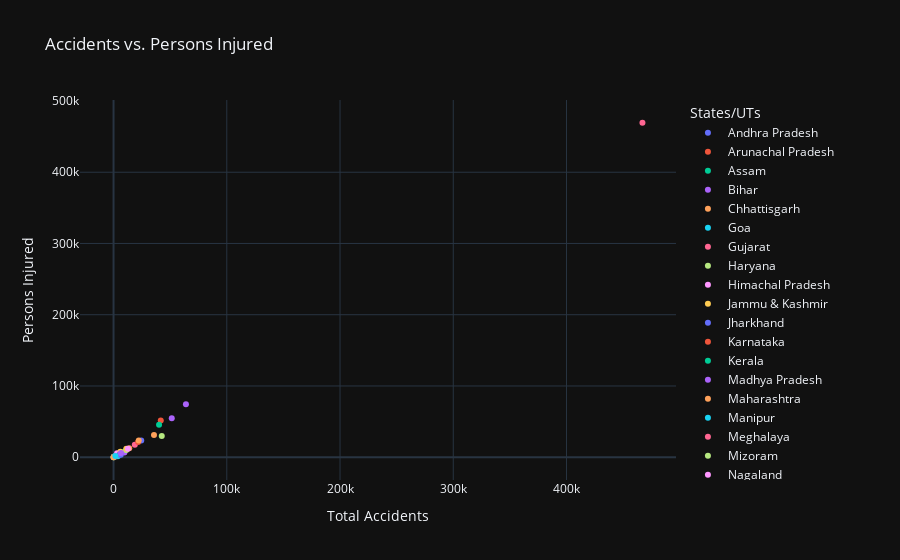

Notebook cell for this chart:
### Code cell
# Interactive Scatter plot to visualize accidents vs persons injured using plotly
fig = px.scatter(
    data,
    x='Total - Total Accidents',
    y='Total - Persons Injured - Total Injured',
    title='Accidents vs. Persons Injured',
    labels={'Total - Total Accidents': 'Total Accidents', 'Total - Persons Injured - Total Injured': 'Persons Injured'},
    color='States/UTs',
    template='plotly_dark'
)
fig.show()

### Figure 1 — Plotly figure (JSON) as saved in the notebook; plotly's stock layout.template omitted (floating-point values rounded to 4 significant figures)
{"data": [{"hovertemplate": "States/UTs=Andhra Pradesh<br>Total Accidents=%{x}<br>Persons Injured=%{y}<extra></extra>", "legendgroup": "Andhra Pradesh", "marker": {"color": "#636efa", "symbol": "circle"}, "mode": "markers", "name": "Andhra Pradesh", "orientation": "v", "showlegend": true, "type": "scatter", "x": [24475], "xaxis": "x", "y": [23456], "yaxis": "y"}, {"hovertemplate": "States/UTs=Arunachal Pradesh<br>Total Accidents=%{x}<br>Persons Injured=%{y}<extra></extra>", "legendgroup": "Arunachal Pradesh", "marker": {"color": "#EF553B", "symbol": "circle"}, "mode": "markers", "name": "Arunachal Pradesh", "orientation": "v", "showlegend": true, "type": "scatter", "x": [277], "xaxis": "x", "y": [323], "yaxis": "y"}, {"hovertemplate": "States/UTs=Assam<br>Total Accidents=%{x}<br>Persons Injured=%{y}<extra></extra>", "legendgroup": "Assam", "marker": {"color": "#00cc96", "symbol": "circle"}, "mode": "markers", "name": "Assam", "orientation": "v", "showlegend": true, "type": "scatter", "x": [8248], "xaxis": "x", "y": [7375], "yaxis": "y"}, {"hovertemplate": "States/UTs=Bihar<br>Total Accidents=%{x}<br>Persons Injured=%{y}<extra></extra>", "legendgroup": "Bihar", "marker": {"color": "#ab63fa", "symbol": "circle"}, "mode": "markers", "name": "Bihar", "orientation": "v", "showlegend": true, "type": "scatter", "x": [9600], "xaxis": "x", "y": [6679], "yaxis": "y"}, {"hovertemplate": "States/UTs=Chhattisgarh<br>Total Accidents=%{x}<br>Persons Injured=%{y}<extra></extra>", "legendgroup": "Chhattisgarh", "marker": {"color": "#FFA15A", "symbol": "circle"}, "mode": "markers", "name": "Chhattisgarh", "orientation": "v", "showlegend": true, "type": "scatter", "x": [13864], "xaxis": "x", "y": [12715], "yaxis": "y"}, {"hovertemplate": "States/UTs=Goa<br>Total Accidents=%{x}<br>Persons Injured=%{y}<extra></extra>", "legendgroup": "Goa", "marker": {"color": "#19d3f3", "symbol": "circle"}, "mode": "markers", "name": "Goa", "orientation": "v", "showlegend": true, "type": "scatter", "x": [3709], "xaxis": "x", "y": [1549], "yaxis": "y"}, {"hovertemplate": "States/UTs=Gujarat<br>Total Accidents=%{x}<br>Persons Injured=%{y}<extra></extra>", "legendgroup": "Gujarat", "marker": {"color": "#FF6692", "symbol": "circle"}, "mode": "markers", "name": "Gujarat", "orientation": "v", "showlegend": true, "type": "scatter", "x": [18769], "xaxis": "x", "y": [17467], "yaxis": "y"}, {"hovertemplate": "States/UTs=Haryana<br>Total Accidents=%{x}<br>Persons Injured=%{y}<extra></extra>", "legendgroup": "Haryana", "marker": {"color": "#B6E880", "symbol": "circle"}, "mode": "markers", "name": "Haryana", "orientation": "v", "showlegend": true, "type": "scatter", "x": [11238], "xaxis": "x", "y": [10020], "yaxis": "y"}, {"hovertemplate": "States/UTs=Himachal Pradesh<br>Total Accidents=%{x}<br>Persons Injured=%{y}<extra></extra>", "legendgroup": "Himachal Pradesh", "marker": {"color": "#FF97FF", "symbol": "circle"}, "mode": "markers", "name": "Himachal Pradesh", "orientation": "v", "showlegend": true, "type": "scatter", "x": [3110], "xaxis": "x", "y": [5551], "yaxis": "y"}, {"hovertemplate": "States/UTs=Jammu & Kashmir<br>Total Accidents=%{x}<br>Persons Injured=%{y}<extra></extra>", "legendgroup": "Jammu & Kashmir", "marker": {"color": "#FECB52", "symbol": "circle"}, "mode": "markers", "name": "Jammu & Kashmir", "orientation": "v", "showlegend": true, "type": "scatter", "x": [5978], "xaxis": "x", "y": [7845], "yaxis": "y"}, {"hovertemplate": "States/UTs=Jharkhand<br>Total Accidents=%{x}<br>Persons Injured=%{y}<extra></extra>", "legendgroup": "Jharkhand", "marker": {"color": "#636efa", "symbol": "circle"}, "mode": "markers", "name": "Jharkhand", "orientation": "v", "showlegend": true, "type": "scatter", "x": [5394], "xaxis": "x", "y": [3975], "yaxis": "y"}, {"hovertemplate": "States/UTs=Karnataka<br>Total Accidents=%{x}<br>Persons Injured=%{y}<extra></extra>", "legendgroup": "Karnataka", "marker": {"color": "#EF553B", "symbol": "circle"}, "mode": "markers", "name": "Karnataka", "orientation": "v", "showlegend": true, "type": "scatter", "x": [41707], "xaxis": "x", "y": [51562], "yaxis": "y"}, {"hovertemplate": "States/UTs=Kerala<br>Total Accidents=%{x}<br>Persons Injured=%{y}<extra></extra>", "legendgroup": "Kerala", "marker": {"color": "#00cc96", "symbol": "circle"}, "mode": "markers", "name": "Kerala", "orientation": "v", "showlegend": true, "type": "scatter", "x": [40181], "xaxis": "x", "y": [45458], "yaxis": "y"}, {"hovertemplate": "States/UTs=Madhya Pradesh<br>Total Accidents=%{x}<br>Persons Injured=%{y}<extra></extra>", "legendgroup": "Madhya Pradesh", "marker": {"color": "#ab63fa", "symbol": "circle"}, "mode": "markers", "name": "Madhya Pradesh", "orientation": "v", "showlegend": true, "type": "scatter", "x": [51397], "xaxis": "x", "y": [54662], "yaxis": "y"}, {"hovertemplate": "States/UTs=Maharashtra<br>Total Accidents=%{x}<br>Persons Injured=%{y}<extra></extra>", "legendgroup": "Maharashtra", "marker": {"color": "#FFA15A", "symbol": "circle"}, "mode": "markers", "name": "Maharashtra", "orientation": "v", "showlegend": true, "type": "scatter", "x": [35717], "xaxis": "x", "y": [31365], "yaxis": "y"}, {"hovertemplate": "States/UTs=Manipur<br>Total Accidents=%{x}<br>Persons Injured=%{y}<extra></extra>", "legendgroup": "Manipur", "marker": {"color": "#19d3f3", "symbol": "circle"}, "mode": "markers", "name": "Manipur", "orientation": "v", "showlegend": true, "type": "scatter", "x": [601], "xaxis": "x", "y": [1042], "yaxis": "y"}, {"hovertemplate": "States/UTs=Meghalaya<br>Total Accidents=%{x}<br>Persons Injured=%{y}<extra></extra>", "legendgroup": "Meghalaya", "marker": {"color": "#FF6692", "symbol": "circle"}, "mode": "markers", "name": "Meghalaya", "orientation": "v", "showlegend": true, "type": "scatter", "x": [399], "xaxis": "x", "y": [205], "yaxis": "y"}, {"hovertemplate": "States/UTs=Mizoram<br>Total Accidents=%{x}<br>Persons Injured=%{y}<extra></extra>", "legendgroup": "Mizoram", "marker": {"color": "#B6E880", "symbol": "circle"}, "mode": "markers", "name": "Mizoram", "orientation": "v", "showlegend": true, "type": "scatter", "x": [53], "xaxis": "x", "y": [80], "yaxis": "y"}, {"hovertemplate": "States/UTs=Nagaland<br>Total Accidents=%{x}<br>Persons Injured=%{y}<extra></extra>", "legendgroup": "Nagaland", "marker": {"color": "#FF97FF", "symbol": "circle"}, "mode": "markers", "name": "Nagaland", "orientation": "v", "showlegend": true, "type": "scatter", "x": [430], "xaxis": "x", "y": [335], "yaxis": "y"}, {"hovertemplate": "States/UTs=Odisha<br>Total Accidents=%{x}<br>Persons Injured=%{y}<extra></extra>", "legendgroup": "Odisha", "marker": {"color": "#FECB52", "symbol": "circle"}, "mode": "markers", "name": "Odisha", "orientation": "v", "showlegend": true, "type": "scatter", "x": [11262], "xaxis": "x", "y": [11794], "yaxis": "y"}, {"hovertemplate": "States/UTs=Punjab<br>Total Accidents=%{x}<br>Persons Injured=%{y}<extra></extra>", "legendgroup": "Punjab", "marker": {"color": "#636efa", "symbol": "circle"}, "mode": "markers", "name": "Punjab", "orientation": "v", "showlegend": true, "type": "scatter", "x": [6428], "xaxis": "x", "y": [3384], "yaxis": "y"}, {"hovertemplate": "States/UTs=Rajasthan<br>Total Accidents=%{x}<br>Persons Injured=%{y}<extra></extra>", "legendgroup": "Rajasthan", "marker": {"color": "#EF553B", "symbol": "circle"}, "mode": "markers", "name": "Rajasthan", "orientation": "v", "showlegend": true, "type": "scatter", "x": [21743], "xaxis": "x", "y": [21547], "yaxis": "y"}, {"hovertemplate": "States/UTs=Sikkim<br>Total Accidents=%{x}<br>Persons Injured=%{y}<extra></extra>", "legendgroup": "Sikkim", "marker": {"color": "#00cc96", "symbol": "circle"}, "mode": "markers", "name": "Sikkim", "orientation": "v", "showlegend": true, "type": "scatter", "x": [180], "xaxis": "x", "y": [370], "yaxis": "y"}, {"hovertemplate": "States/UTs=Tamil Nadu<br>Total Accidents=%{x}<br>Persons Injured=%{y}<extra></extra>", "legendgroup": "Tamil Nadu", "marker": {"color": "#ab63fa", "symbol": "circle"}, "mode": "markers", "name": "Tamil Nadu", "orientation": "v", "showlegend": true, "type": "scatter", "x": [63920], "xaxis": "x", "y": [74537], "yaxis": "y"}, {"hovertemplate": "States/UTs=Telangana<br>Total Accidents=%{x}<br>Persons Injured=%{y}<extra></extra>", "legendgroup": "Telangana", "marker": {"color": "#FFA15A", "symbol": "circle"}, "mode": "markers", "name": "Telangana", "orientation": "v", "showlegend": true, "type": "scatter", "x": [22230], "xaxis": "x", "y": [23613], "yaxis": "y"}, {"hovertemplate": "States/UTs=Tripura<br>Total Accidents=%{x}<br>Persons Injured=%{y}<extra></extra>", "legendgroup": "Tripura", "marker": {"color": "#19d3f3", "symbol": "circle"}, "mode": "markers", "name": "Tripura", "orientation": "v", "showlegend": true, "type": "scatter", "x": [552], "xaxis": "x", "y": [741], "yaxis": "y"}, {"hovertemplate": "States/UTs=Uttarakhand<br>Total Accidents=%{x}<br>Persons Injured=%{y}<extra></extra>", "legendgroup": "Uttarakhand", "marker": {"color": "#FF6692", "symbol": "circle"}, "mode": "markers", "name": "Uttarakhand", "orientation": "v", "showlegend": true, "type": "scatter", "x": [1468], "xaxis": "x", "y": [1571], "yaxis": "y"}, {"hovertemplate": "States/UTs=Uttar Pradesh<br>Total Accidents=%{x}<br>Persons Injured=%{y}<extra></extra>", "legendgroup": "Uttar Pradesh", "marker": {"color": "#B6E880", "symbol": "circle"}, "mode": "markers", "name": "Uttar Pradesh", "orientation": "v", "showlegend": true, "type": "scatter", "x": [42568], "xaxis": "x", "y": [29664], "yaxis": "y"}, {"hovertemplate": "States/UTs=West Bengal<br>Total Accidents=%{x}<br>Persons Injured=%{y}<extra></extra>", "legendgroup": "West Bengal", "marker": {"color": "#FF97FF", "symbol": "circle"}, "mode": "markers", "name": "West Bengal", "orientation": "v", "showlegend": true, "type": "scatter", "x": [12705], "xaxis": "x", "y": [11997], "yaxis": "y"}, {"hovertemplate": "States/UTs=Andaman & Nicobar Islands<br>Total Accidents=%{x}<br>Persons Injured=%{y}<extra></extra>", "legendgroup": "Andaman & Nicobar Islands", "marker": {"color": "#FECB52", "symbol": "circle"}, "mode": "markers", "name": "Andaman & Nicobar Islands", "orientation": "v", "showlegend": true, "type": "scatter", "x": [254], "xaxis": "x", "y": [260], "yaxis": "y"}, {"hovertemplate": "States/UTs=Chandigarh<br>Total Accidents=%{x}<br>Persons Injured=%{y}<extra></extra>", "legendgroup": "Chandigarh", "marker": {"color": "#636efa", "symbol": "circle"}, "mode": "markers", "name": "Chandigarh", "orientation": "v", "showlegend": true, "type": "scatter", "x": [316], "xaxis": "x", "y": [300], "yaxis": "y"}, {"hovertemplate": "States/UTs=Dadra & Nagar Haveli<br>Total Accidents=%{x}<br>Persons Injured=%{y}<extra></extra>", "legendgroup": "Dadra & Nagar Haveli", "marker": {"color": "#EF553B", "symbol": "circle"}, "mode": "markers", "name": "Dadra & Nagar Haveli", "orientation": "v", "showlegend": true, "type": "scatter", "x": [80], "xaxis": "x", "y": [66], "yaxis": "y"}, {"hovertemplate": "States/UTs=Daman & Diu<br>Total Accidents=%{x}<br>Persons Injured=%{y}<extra></extra>", "legendgroup": "Daman & Diu", "marker": {"color": "#00cc96", "symbol": "circle"}, "mode": "markers", "name": "Daman & Diu", "orientation": "v", "showlegend": true, "type": "scatter", "x": [76], "xaxis": "x", "y": [94], "yaxis": "y"}, {"hovertemplate": "States/UTs=Delhi<br>Total Accidents=%{x}<br>Persons Injured=%{y}<extra></extra>", "legendgroup": "Delhi", "marker": {"color": "#ab63fa", "symbol": "circle"}, "mode": "markers", "name": "Delhi", "orientation": "v", "showlegend": true, "type": "scatter", "x": [6515], "xaxis": "x", "y": [6086], "yaxis": "y"}, {"hovertemplate": "States/UTs=Lakshadweep<br>Total Accidents=%{x}<br>Persons Injured=%{y}<extra></extra>", "legendgroup": "Lakshadweep", "marker": {"color": "#FFA15A", "symbol": "circle"}, "mode": "markers", "name": "Lakshadweep", "orientation": "v", "showlegend": true, "type": "scatter", "x": [3], "xaxis": "x", "y": [3], "yaxis": "y"}, {"hovertemplate": "States/UTs=Puducherry<br>Total Accidents=%{x}<br>Persons Injured=%{y}<extra></extra>", "legendgroup": "Puducherry", "marker": {"color": "#19d3f3", "symbol": "circle"}, "mode": "markers", "name": "Puducherry", "orientation": "v", "showlegend": true, "type": "scatter", "x": [1597], "xaxis": "x", "y": [1727], "yaxis": "y"}, {"hovertemplate": "States/UTs=Total<br>Total Accidents=%{x}<br>Persons Injured=%{y}<extra></extra>", "legendgroup": "Total", "marker": {"color": "#FF6692", "symbol": "circle"}, "mode": "markers", "name": "Total", "orientation": "v", "showlegend": true, "type": "scatter", "x": [467044], "xaxis": "x", "y": [469418], "yaxis": "y"}], "layout": {"autosize": true, "legend": {"title": {"text": "States/UTs"}, "tracegroupgap": 0}, "title": {"text": "Accidents vs. Persons Injured"}, "xaxis": {"anchor": "y", "autorange": true, "domain": [0, 1], "range": [-28740.0, 495800.0], "title": {"text": "Total Accidents"}, "type": "linear"}, "yaxis": {"anchor": "x", "autorange": true, "domain": [0, 1], "range": [-38740.0, 508200.0], "title": {"text": "Persons Injured"}, "type": "linear"}}}
